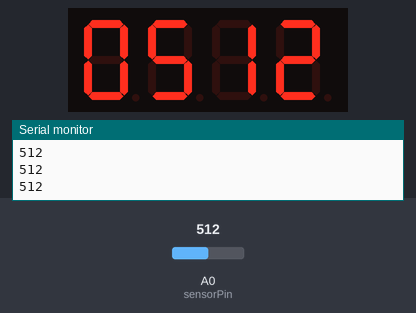
A sketch run on a simulated Arduino Uno, built with avr-gcc and run on an emulated ATmega328P. On the bench: 4-digit seven-segment display, the last lines printed to the serial monitor. Wiring (inferred from the names in the program): 4-digit 7-segment display, segments lit when HIGH: segments pin 12, pin 10, pin 3, pin 4, pin 5, pin 11, pin 2; digit selects pin 9, pin 8, pin 7, pin 6. Inputs (shaded band) come from the test bench; at power-on: A0 (sensorPin) = 512. The segment pins are drawn as the display they are named for.

Above: at 1.2 s.
1.3 s: A0 (sensorPin) set to 716
At 2.6 s:
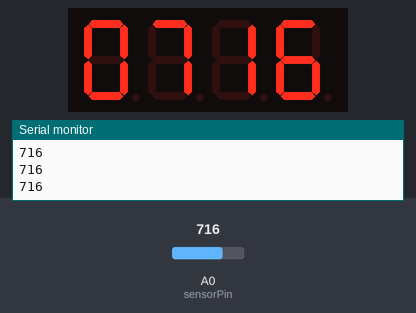
2.9 s: A0 (sensorPin) set to 900
At 3.6 s:
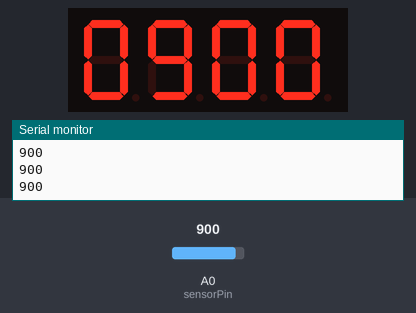
4.5 s: A0 (sensorPin) set to 1023
At 5.7 s:
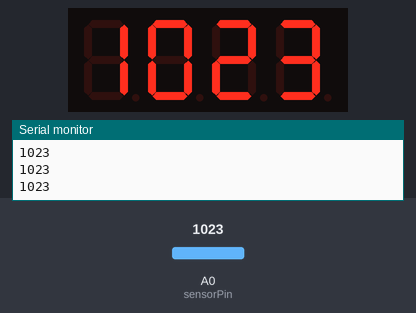
6.1 s: A0 (sensorPin) set to 511
At 6.22 s:
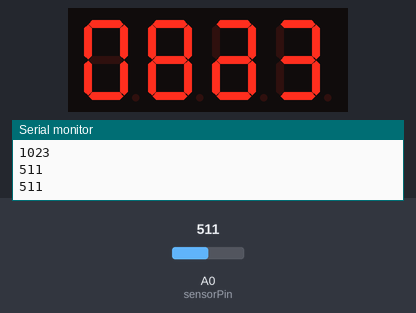
Timing chart, 0 to 8.7 s (numbered marks = the images above; inputs shaded):
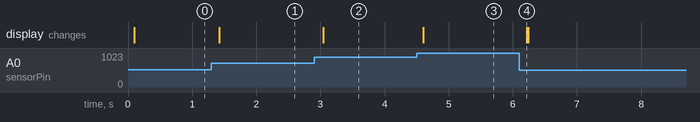

Measured:
- after the input at 1.3 s, the display: changes after 0.12 s (image 1)
- after the input at 2.9 s, the display: changes after 0.14 s (image 2)
- after the input at 4.5 s, the display: changes after 0.10 s (image 3)
- after the input at 6.1 s, the display: changes after 0.12 s (image 4)

The sketch:

medidor_led_s4_gpt.ino
```cpp
#include <Arduino.h>

// Pines del sensor y display
int sensorPin = A0;
int sensorValue = 0;

const int segmentPins[] = {12, 10, 3, 4, 5, 11, 2}; // Segmentos A-G
const int digitPins[] = {9, 8, 7, 6};              // Dígitos D1-D4

// Mapas de segmentos para los números del 0 al 9
const byte numberPatterns[10] = {
    B00111111, // 0
    B00000110, // 1
    B01011011, // 2
    B01001111, // 3
    B01100110, // 4
    B01101101, // 5
    B01111101, // 6
    B00000111, // 7
    B01111111, // 8
    B01101111  // 9
};

void setup() {
    Serial.begin(9600);

    // Configurar pines como salidas
    for (int i = 0; i < 7; i++) {
        pinMode(segmentPins[i], OUTPUT);
    }
    for (int i = 0; i < 4; i++) {
        pinMode(digitPins[i], OUTPUT);
    }
}

void displayNumber(int number) {
    // Descomponer el número en dígitos
    int digits[4] = {0, 0, 0, 0};
    for (int i = 3; i >= 0; i--) {
        digits[i] = number % 10;
        number /= 10;
    }

    // Multiplexar los dígitos
    for (int i = 0; i < 4; i++) {
        // Encender solo el dígito actual
        for (int j = 0; j < 4; j++) {
            digitalWrite(digitPins[j], HIGH);
        }
        digitalWrite(digitPins[i], LOW);

        // Mostrar el patrón de segmentos para el dígito actual
        byte pattern = numberPatterns[digits[i]];
        for (int j = 0; j < 7; j++) {
            digitalWrite(segmentPins[j], (pattern >> j) & 1);
        }
        delay(5); // Pequeño retraso para el multiplexado
    }
}

void loop() {
    // Leer el valor del sensor de luz
    sensorValue = analogRead(sensorPin);
    Serial.println(sensorValue);

    // Mostrar el valor del sensor en el display
    displayNumber(sensorValue);

    // Reducir la velocidad del loop
    delay(50);
}
```
